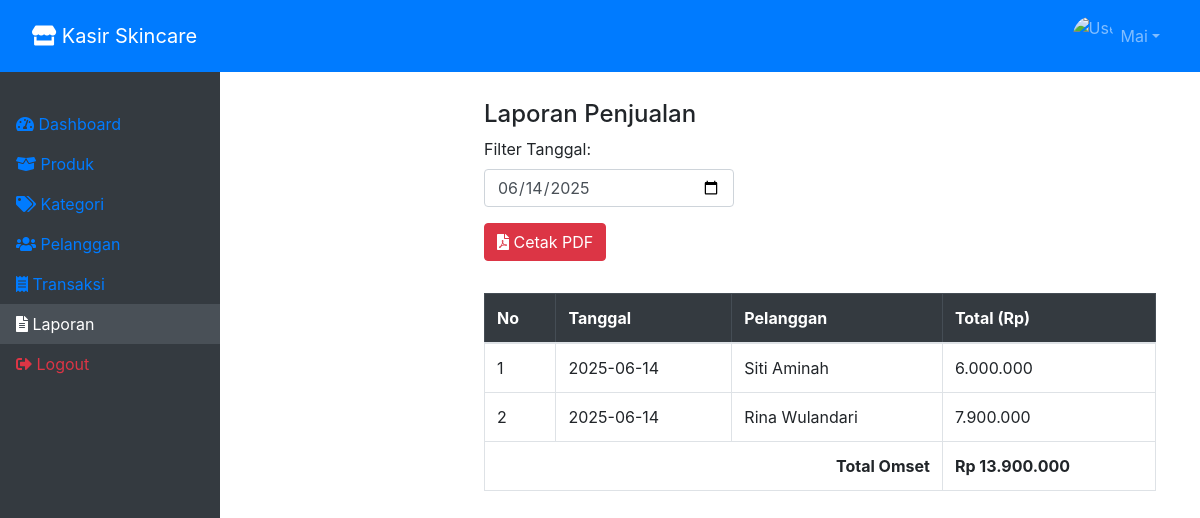
The app's page /laporan.php?tanggal=2025-06-14 (signed in) with its own data.
### tables this page shows
CREATE TABLE `users` (
  `id_user` int(11) NOT NULL,
  `username` varchar(50) NOT NULL,
  `password` varchar(255) NOT NULL,
  `role` enum('admin','kasir') DEFAULT 'kasir'
);

CREATE TABLE `transaksi` (
  `id_transaksi` int(11) NOT NULL,
  `tanggal` date NOT NULL,
  `id_user` int(11) NOT NULL,
  `id_pelanggan` int(11) DEFAULT NULL,
  `total_harga` decimal(10,2) NOT NULL
);

CREATE TABLE `pelanggan` (
  `id_pelanggan` int(11) NOT NULL,
  `nama` varchar(100) NOT NULL,
  `no_hp` varchar(15) DEFAULT NULL,
  `alamat` text NOT NULL
);

### laporan.php (the view, shortened to what this page needs)
<?php
include 'partials/header.php';
$filter = isset($_GET['tanggal']) ? $_GET['tanggal'] : date('Y-m-d');
$query = mysqli_query($conn, "
    SELECT t.id_transaksi, t.tanggal, p.nama, t.total_harga
    FROM transaksi t
    LEFT JOIN pelanggan p ON t.id_pelanggan = p.id_pelanggan
    WHERE t.tanggal = '$filter'
    ORDER BY t.tanggal DESC
");
?>
<div class="main p-4">
    <h4>Laporan Penjualan</h4>
    <form method="GET" class="mb-3">
        <div class="form-group">
            <label for="tanggal">Filter Tanggal:</label>
            <input type="date" name="tanggal" id="tanggal" value="<?= $filter ?>" class="form-control" style="width: 250px;">
        </div>
        <a href="cetak_laporan.php?dari=<?= $dari ?>&sampai=<?= $sampai ?>" target="_blank" class="btn btn-danger mb-3">
    <i class="fas fa-file-pdf"></i> Cetak PDF
</a>
    </form>
    <table class="table table-bordered table-hover">
        <thead class="table-dark">
            <tr>
                <th>No</th>
                <th>Tanggal</th>
                <th>Pelanggan</th>
                <th>Total (Rp)</th>
            </tr>
        </thead>
        <tbody>
            <?php
            $no = 1; $grand_total = 0;
            while ($row = mysqli_fetch_assoc($query)) :
                $grand_total += $row['total_harga'];
            ?>
                <tr>
                    <td><?= $no++ ?></td>
                    <td><?= $row['tanggal'] ?></td>
                    <td><?= $row['nama'] ?: 'Umum' ?></td>
                    <td><?= number_format($row['total_harga'], 0, ',', '.') ?></td>
                </tr>
            <?php endwhile; ?>
        </tbody>
        <tfoot>
            <tr>
                <th colspan="3" class="text-right">Total Omset</th>
                <th>Rp <?= number_format($grand_total, 0, ',', '.') ?></th>
            </tr>
        </tfoot>
    </table>
</div>

### partials/navbar.php (shortened to what this page needs)
<?php
include 'koneksi.php';
$id_user = $_SESSION['id_user'] ?? null;
$user = 'User';
$foto = 'profil/default.png';
if ($id_user) {
    $query = mysqli_query($conn, "SELECT * FROM users WHERE id_user = $id_user");
    if ($row = mysqli_fetch_assoc($query)) {
        $user = $row['username'];
    }
}
?>
<link rel="stylesheet" href="https://cdn.jsdelivr.net/npm/bootstrap@4.6.2/dist/css/bootstrap.min.css">
<link rel="stylesheet" href="https://cdnjs.cloudflare.com/ajax/libs/font-awesome/5.15.4/css/all.min.css">
<link rel="stylesheet" href="assets/css/bootstrap.min.css">
<nav class="navbar navbar-expand-lg navbar-dark bg-primary fixed-top">
  <a class="navbar-brand ml-3" href="dashboard.php"><i class="fas fa-store"></i> Kasir Skincare</a>
  <div class="collapse navbar-collapse justify-content-end mr-3" id="navbarNav">
    <ul class="navbar-nav">
      <li class="nav-item dropdown">
        <a class="nav-link dropdown-toggle d-flex align-items-center" href="#" id="navbarDropdown" role="button" data-toggle="dropdown" aria-haspopup="true" aria-expanded="false">
          <img src="<?= $foto ?>" width="40" height="40" class="rounded-circle mr-2" alt="User">
          <span><?= htmlspecialchars($user) ?></span>
        </a>
      </li>
    </ul>
  </div>
</nav>

### partials/header.php (style rules this page uses)
body { padding-top: 56px; }
.main { margin-left: 220px; padding: 20px; }

### records on screen
users: username "Mai"
transaksi: tanggal "2025-06-14", id_pelanggan.nama "Siti Aminah", total_harga "6.000.000"
transaksi: tanggal "2025-06-14", id_pelanggan.nama "Rina Wulandari", total_harga "7.900.000"

### other values on screen
$grand_total "13.900.000"
